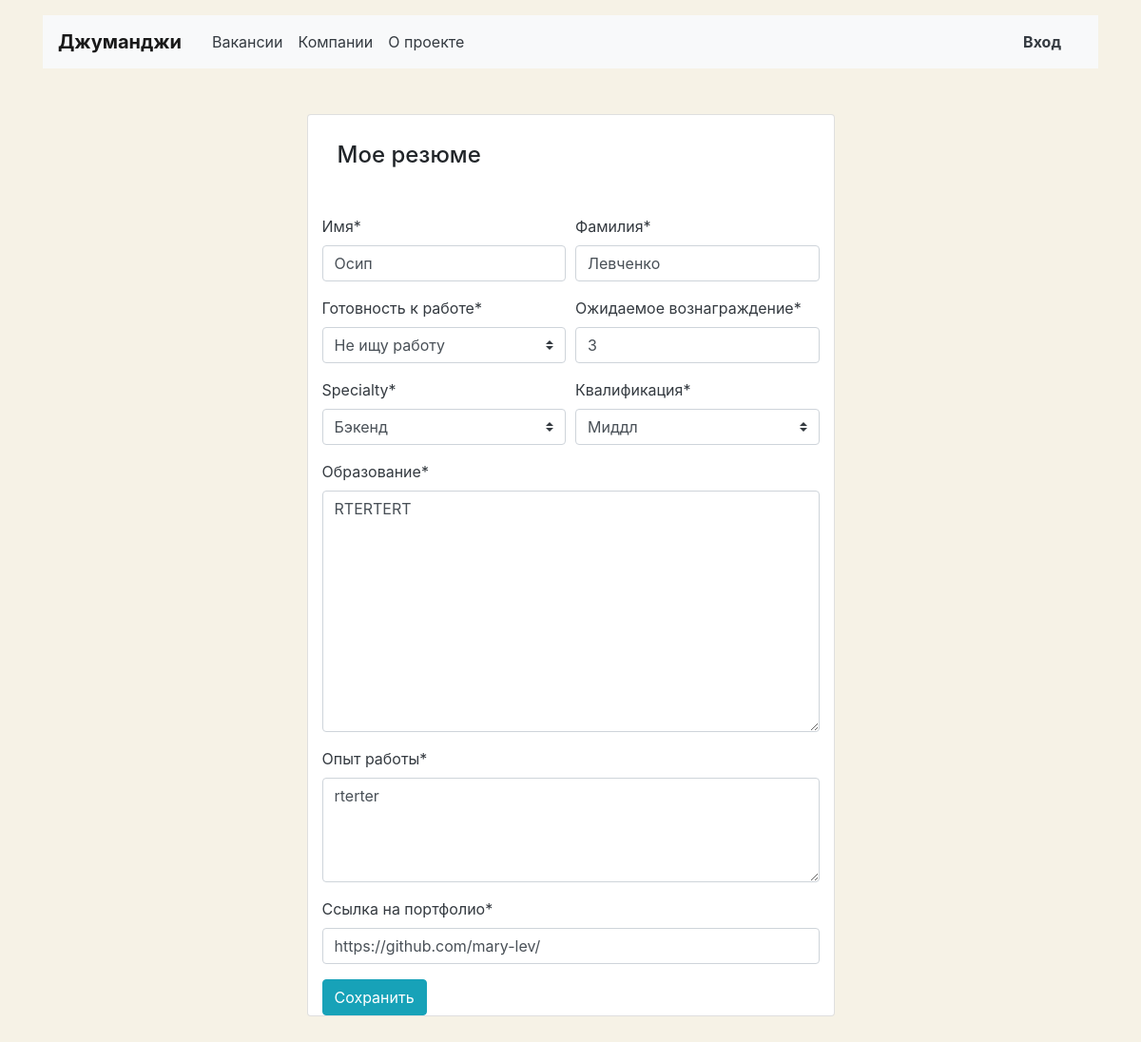
Screenshot of /resume-edit/2/ with the database file from the repository.
### vacancies/models.py (models this page shows)
class Resume(models.Model):
    STATUS_CHOICES = (
        ('1', 'Не ищу работу'),
        ('2', 'Рассматриваю предложения'),
        ('3', 'Ищу работу'),
        )
    GRADE_CHOICES = (
        ('1', 'Стажер'),
        ('2', 'Джуниор'),
        ('3', 'Миддл'),
        ('4', 'Синьор'),
        ('5', 'Лид'),
        )
    user = models.ForeignKey(User, related_name='resumes', on_delete=models.CASCADE)
    name = models.CharField(max_length=20, verbose_name='Имя')
    surname = models.CharField(max_length=30, verbose_name='Фамилия')
    status = models.CharField(
        max_length=1,
        choices=STATUS_CHOICES,
        verbose_name='Готовность к работе')
    salary = models.IntegerField(verbose_name='Ожидаемое вознаграждение')
    specialty = models.ForeignKey(Specialty, related_name='resumes', on_delete=models.CASCADE)
    grade = models.CharField(max_length=1, choices=GRADE_CHOICES, verbose_name='Квалификация')
    education = models.TextField(verbose_name='Образование')
    experience = models.TextField(verbose_name='Опыт работы')
    portfolio = models.CharField(max_length=100, verbose_name='Ссылка на портфолио')

### vacancies/views.py (the view, shortened to what this page needs)
# urls.py: path('resume-edit/<int:pk>/', views.ResumeUpdateView.as_view(), name='resume-edit'),
class ResumeUpdateView(UpdateView):
    model = Resume
    template_name = 'resume-edit.html'
    form_class = ResumeForm

### vacancies/models.py (called while the page is built)
    def __str__(self):
        return self.title

### templates/resume-edit.html (shortened to what this page needs)
{% extends 'personal_base.html' %}
{% block content %}
{% load crispy_forms_tags %}
  <main class="container mt-3 pb-5">
    <section class="col-12 col-lg-6 offset-lg-3 mt-5 card">
      <div class="card-body px-3 pb-4">
        <h1 class="h4 pt-2 pb-3">{% if resume %}Мое резюме{% else %}Создать резюме{% endif %}</h1>
        </div>
      {% crispy form %}
    </section>
  </main>
 {% endblock %}

### templates/personal_header.html (style rules this page uses)
body { background-color: #F6F2E6; }

### rows the page displays
Resume: name "Осип", surname "Левченко", status "Не ищу работу", salary "3", specialty "Бэкенд", grade "Миддл", education "rtertert", experience "rterter", portfolio "https://github.com/mary-lev/"
